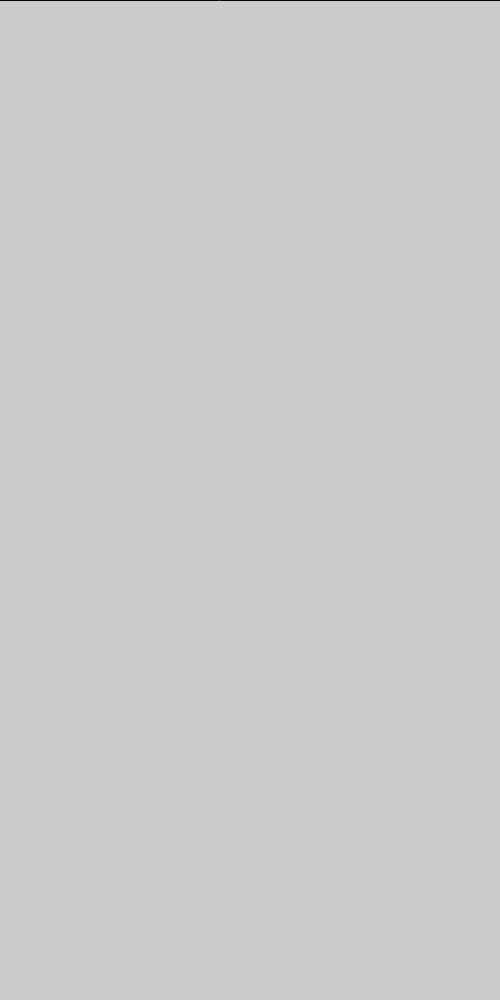
Frame 1 (no input)
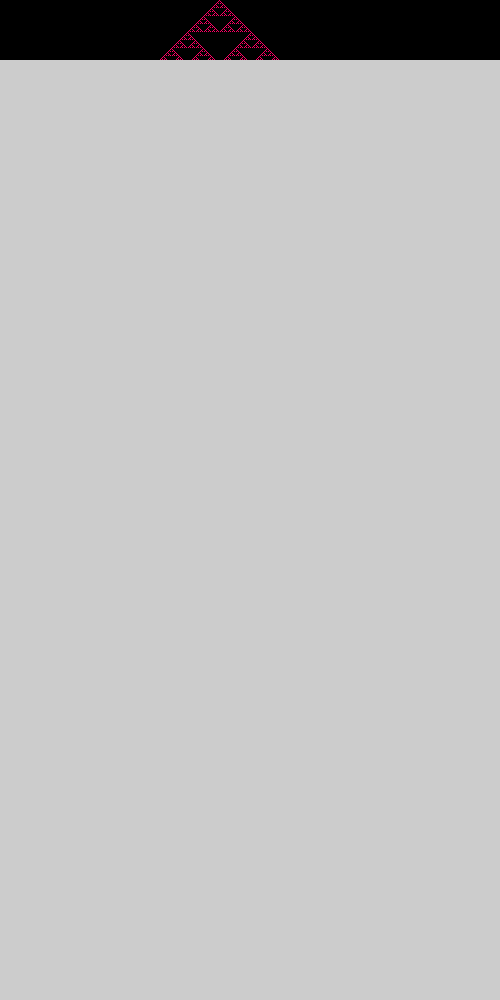
Frame 60 (the mouse pressed at the canvas centre just before this capture)
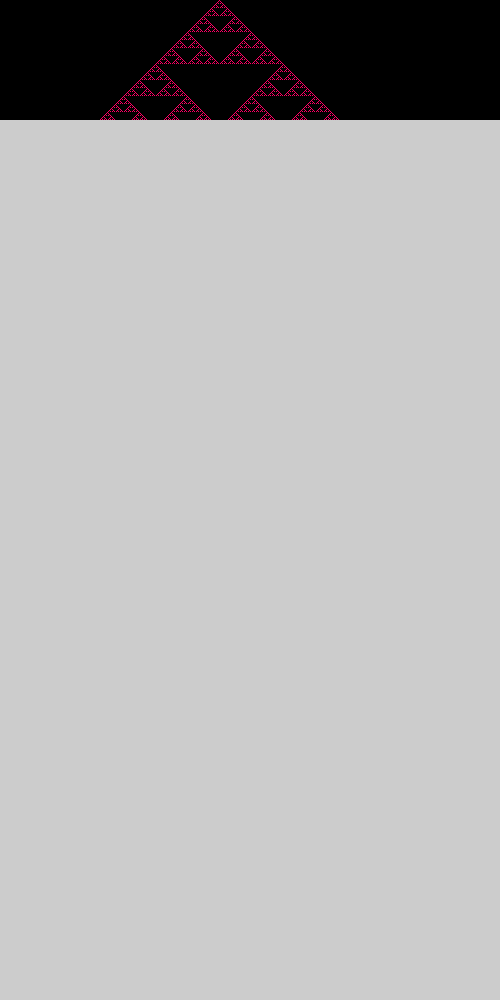
Frame 120 (the mouse held since frame 60 and released just before this capture)

The Processing sketch that drew these frames (run headless with seeded random() and noise(); from frame 60 on, the mouse is pressed at the canvas centre):

// Processing sketch: synchronic1D_non
// ── synchronic1D_non.pde
// "Not too many neighbors": 
// One-dimensional, SYNCHRONOUS, deterministic cellular automaton
///////////////////////////////////////////////////////////////
final int   WorldSize=500;//How many cells do we want?
final float Dens=0.005;//0.5 or so also posible

int[] WorldOld=new int[WorldSize];//We need two arrays for the old  
int[] WorldNew=new int[WorldSize];//and new state of the simulation

void setup()
{
  size(500,1000);//The window is more vertical than horizontal  
  frameRate(100);
  noSmooth();//CA look better without smooth
  
  if(Dens>0)//Initialisation 
  {
   for(int i=0;i<WorldSize;i++) //Seeding an array with a given density
    if(random(1.0)<Dens)
      WorldOld[i]=1;
  }
  else WorldOld[WorldSize/2]=1; //... or one seed
}

void visualisation()
{
  for(int i=0;i<WorldSize;i++)
  {
    if(WorldOld[i]>0) stroke(255,0,100);
    else           stroke(0);
    point(i,t);
  }
}

int t=0;
void draw()
{
  if(t>height) return; //There is no place to draw
  visualisation();

  for(int i=0;i<WorldSize;i++)//Now the cellular automaton state change
  {
       //Rule - "I don't like to have too many neighbors"
       int right = (i+1) % WorldSize;//Wrapping around     
       int left  = (WorldSize+i-1) % WorldSize;//thanks to the remainder of the integer divide
       int howMany= 0;//How many live neighbors?
       
       if(WorldOld[left]>0) //It is not zero, so, it is "alive"
         howMany++;
       
       if(WorldOld[right]>0)//It is not zero, so, it is "alive"
         howMany++;
               
       if(howMany==1) WorldNew[i]=1;//Only having one neighbor is correct
       else WorldNew[i]=0;//Otherwise, he dies of loneliness or crowds
   }
   
   //NOW THE MOST IMPORTANT - Swap the arrays
   int[] WorldTmp=WorldOld;
   WorldOld=WorldNew;
   WorldNew=WorldTmp;
   
   t++;//The next generation/step/year
}

//https://github.com/borkowsk/bookProcessingEN/tree/main/07_1D_cellular/synchronic/
